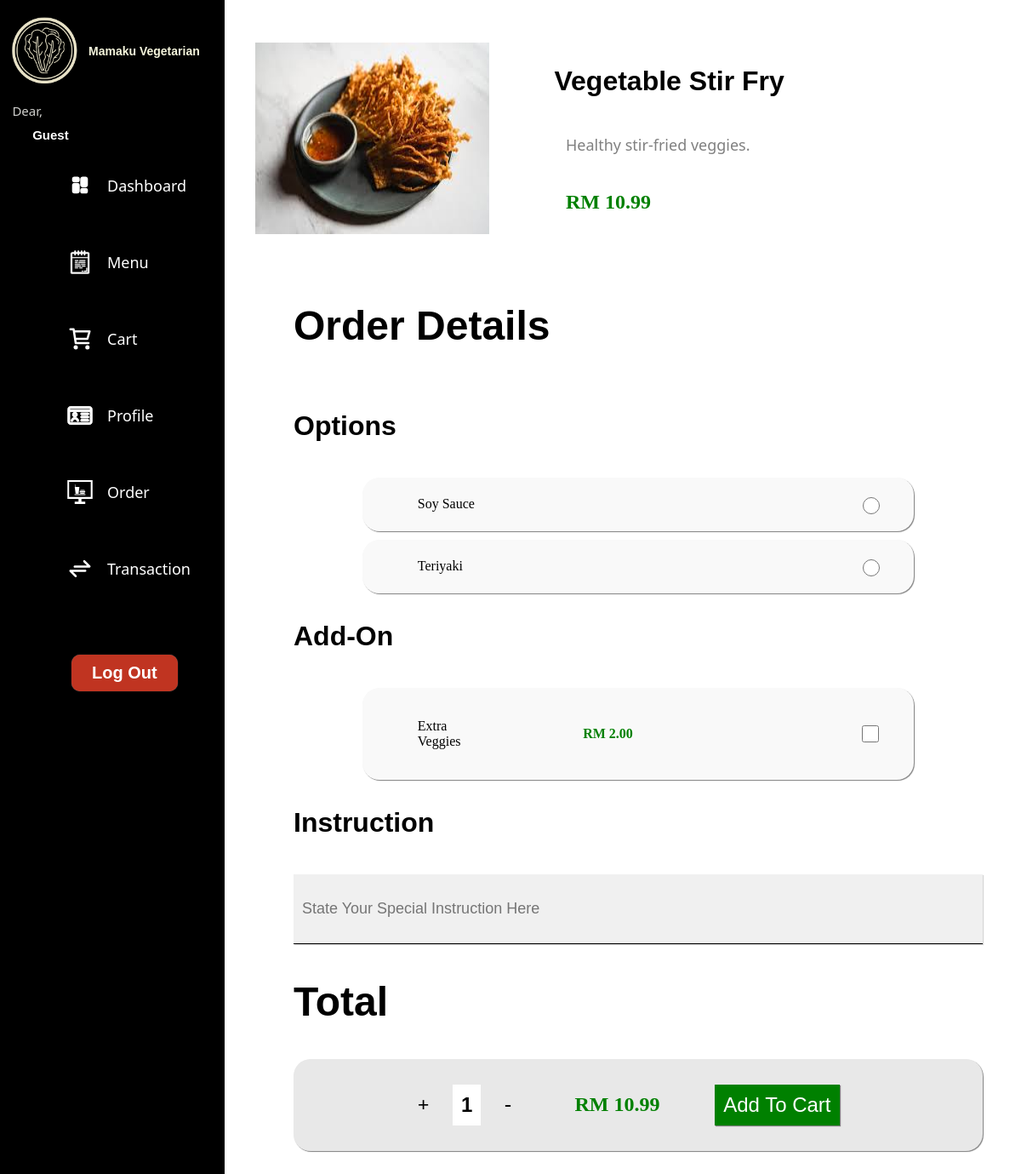
The page /view/product_details.php?id=3 on the database its author committed.
### tables this page shows
CREATE TABLE product (
    product_id INT AUTO_INCREMENT PRIMARY KEY,
    category_id INT,
    name VARCHAR(100) NOT NULL,
    description TEXT,
    price DECIMAL(10, 2) NOT NULL,
    availability BOOLEAN DEFAULT TRUE,
    image VARCHAR(255),              
    created_at TIMESTAMP DEFAULT CURRENT_TIMESTAMP,
    FOREIGN KEY (category_id) REFERENCES product_category(category_id)
);

CREATE TABLE product_option (
    option_id INT AUTO_INCREMENT PRIMARY KEY,
    product_id INT,
    option_name TEXT NOT NULL,       
    FOREIGN KEY (product_id) REFERENCES product(product_id)
);

CREATE TABLE product_addon (
    addon_id INT AUTO_INCREMENT PRIMARY KEY,
    product_id INT,
    addon_name VARCHAR(50) NOT NULL,
    addon_price DECIMAL(10, 2) NOT NULL, 
    FOREIGN KEY (product_id) REFERENCES product(product_id)
);

### view/product_details.php (the view, shortened to what this page needs)
<?php
$db = new Database();
$conn = $db->conn;
if (isset($_GET['id'])) {
    $productId = intval($_GET['id']);
    $sql_product = "SELECT * FROM product WHERE product_id = $productId";
    $result_product = $conn->query($sql_product);
    if ($result_product->num_rows > 0) {
        $product = $result_product->fetch_assoc();
        $productName = $product['name'];
        $productPrice = $product['price'];
        $productImage = $product['image'];
        $productDescription = $product['description'];
        ?>
        <!DOCTYPE html>
        <html lang="en">
        <head>
            <link rel="stylesheet" href="../style/index.css">
            <link rel="stylesheet" href="../style/sidebar.css">
            <link rel="stylesheet" href="../style/product_details.css">
        </head>
        <body>
        <?php include "../include/sidebar.php" ?>
        <main>
            <section
                class="product-info-container"
                data-product-id="<?php echo htmlspecialchars($productId); ?>"
                data-product-price="<?php echo htmlspecialchars($productPrice); ?>">
                <img src="../assets/images/<?php echo htmlspecialchars($productImage); ?>">
                <div class="product-info">
                    <h1><?php echo htmlspecialchars($productName); ?></h1>
                    <p class="product-desc"><?php echo htmlspecialchars($productDescription); ?></p>
                    <p class="product-price">RM <?php echo number_format($productPrice, 2); ?></p>
                </div>
            </section>
            <section class="product-details-content">
                <h1>Order Details</h1>
                <section class="product-selection-container">
                    <h1>Options</h1>
                    <?php
                    $sql_options = "SELECT * FROM product_option WHERE product_id = $productId";
                    $result_options = $conn->query($sql_options);
                    if ($result_options->num_rows > 0) {
                        while ($option = $result_options->fetch_assoc()) {
                            $optionsArray = explode(',', $option['option_name']);
                            foreach ($optionsArray as $value) {
                                ?>
                                <div class="product-selection">
                                    <label><?php echo htmlspecialchars(trim($value)); ?></label>
                                    <input type="radio" name="product_option" value="<?php echo htmlspecialchars(trim($value)); ?>">
                                </div>
                                <?php
                            }
                        }
                    } else {
                        echo "<p>No options available for this product.</p>";
                    }
                    ?>
                </section>
                <section class="product-selection-container">
                    <h1>Add-On</h1>
                    <?php
                    $sql_addons = "SELECT * FROM product_addon WHERE product_id = $productId";
                    $result_addons = $conn->query($sql_addons);
                    if ($result_addons->num_rows > 0) {
                        while ($addon = $result_addons->fetch_assoc()) {
                            ?>
                            <div class="product-selection">
                                <p class="product-addon"><?php echo htmlspecialchars($addon['addon_name']); ?></p>
                                <p class="product-addon-price">RM <?php echo number_format($addon['addon_price'], 2); ?></p>
                                <input
                                    type="checkbox"
                                    name="product_addon[]"
                                    value="<?php echo htmlspecialchars($addon['addon_name']); ?>"
                                    data-addon-price="<?php echo htmlspecialchars($addon['addon_price']); ?>">
                            </div>
                            <?php
                        }
                    } else {
                        echo "<p>No add-ons available for this product.</p>";
                    }
                    ?>
                </section>
                <section class="product-selection-container">
                    <h1>Instruction</h1>
                    <input type="text" placeholder="State Your Special Instruction Here" class="order-instruction-field">
                </section>
                <h1>Total</h1>
                <section class="product-order-total">
                    <div class="amt-selector">
                        <label class="amt-add">+</label>
                        <label class="amt-indicator">1</label>
                        <label class="amt-decrease">-</label>
                    </div>
                    <label class="order-price">RM <?php echo number_format($productPrice, 2); ?></label>
                    <button class="add-cart-btn">
                        Add To Cart
                    </button>
                </section>
            </section>
        </main>
        </body>
        </html>
        <?php
    } else {
        echo "<p>Product not found.</p>";
    }
} else {
    echo "<p>Invalid product ID.</p>";
}
?>

### style/index.css (style rules this page uses)
body { padding: 0px; margin: 0px; overflow-y: scroll; overflow-x: hidden; }
main { margin-left: 25%; margin-block: 50px; }

### style/product_details.css (style rules this page uses)
.product-info-container { display: flex; flex-direction: row; column-gap: 10%; }
.product-info { display: flex; flex-direction: column; }
.product-info h1 { text-indent: -5%; font-size: 32px; font-family: Verdana, Geneva, Tahoma, sans-serif; }
.product-desc { font-size: 18px; color: grey; font-family: 'Segoe UI', Tahoma, Geneva, Verdana, sans-serif; }
.product-price { color: green; font-weight: bold; font-size: 24px; }
.product-details-content { margin-inline: 5%; margin-block:80px; }
.product-details-content h1 { font-family: Verdana, Geneva, Tahoma, sans-serif; font-size: 48px; }
.product-selection-container { display: flex; flex-direction: column; row-gap: 10px; }
.product-selection-container h1 { font-family: Verdana, Geneva, Tahoma, sans-serif; font-size: 32px; }
.product-selection { display: flex; flex-direction: row; margin-inline: 10%; background-color: rgb(249, 249, 249); align-items: center; padding-block: 20px; border-radius: 20px; box-shadow: 1px 1px 1px grey; }
.product-selection label { width: 80%; padding-left: 10%; }
.product-selection input { width: 20px; height: 20px; }
.product-addon { width: 10%; padding-left: 10%; }
.product-addon-price { width: 50%; padding-left: 20%; color: green; font-weight: bold; }
.order-instruction-field { border: none; border-bottom: 1px solid black; background-color: rgb(240, 240, 240); box-shadow: 1px 1px 1px rgb(214, 214, 214); padding-inline: 10px; padding-block: 30px; font-size: 18px; }
.product-order-total { display: flex; flex-direction: row; background-color: rgb(232, 232, 232); padding-block: 30px; padding-inline: 10%; column-gap: 10%; border-radius: 20px; box-shadow: 1px 1px 1px grey; align-items: center; }
.amt-selector { display: flex; flex-direction: row; column-gap: 50%; align-items: center; margin-inline: 10%; }
.product-order-total label { font-size: 24px; }
.product-order-total button { background-color: green; color: white; border: none; font-size: 24px; padding: 10px; box-shadow: 1px 1px 1px grey; }
.amt-selector label { font-size: 24px; font-weight: bold; }
.amt-indicator { background-color: white; padding: 10px; font-family: 'Gill Sans', 'Gill Sans MT', Calibri, 'Trebuchet MS', sans-serif; }
.order-price { color: green; font-weight: bold; font-size: 32px; }

### rows shown on the page
product: image (placeholder picture), name "Vegetable Stir Fry", description "Healthy stir-fried veggies.", price "10.99"
product_option: option_name "Soy Sauce", option_name "Teriyaki"
product_addon: addon_name "Extra Veggies", addon_price "2.00"

### other values the page prints
$fname "Guest"
